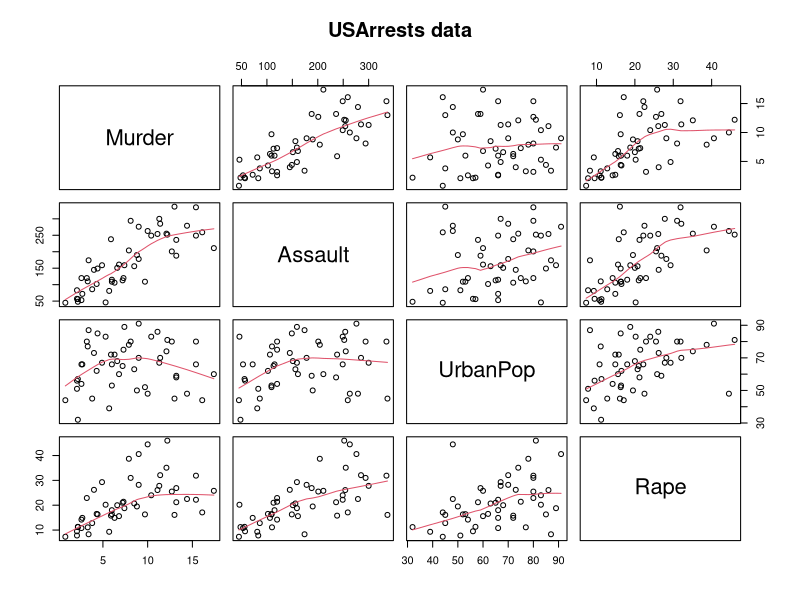

This chart was generated by the following R code:
library(tidyverse)
?USArrests

summary(USArrests)

require(graphics)

pairs(USArrests, panel = panel.smooth, main = "USArrests data")

## Difference between 'USArrests' and its correction
USArrests["Maryland", "UrbanPop"] # 67 -- the transcription error
UA.C <- USArrests
UA.C["Maryland", "UrbanPop"] <- 76.6

## also +/- 0.5 to restore the original  <n>.5  percentages
s5u <- c("Colorado", "Florida", "Mississippi", "Wyoming")
s5d <- c("Nebraska", "Pennsylvania")
UA.C[s5u, "UrbanPop"] <- UA.C[s5u, "UrbanPop"] + 0.5
UA.C[s5d, "UrbanPop"] <- UA.C[s5d, "UrbanPop"] - 0.5

## ==> UA.C  is now a *C*orrected version of  USArrests
